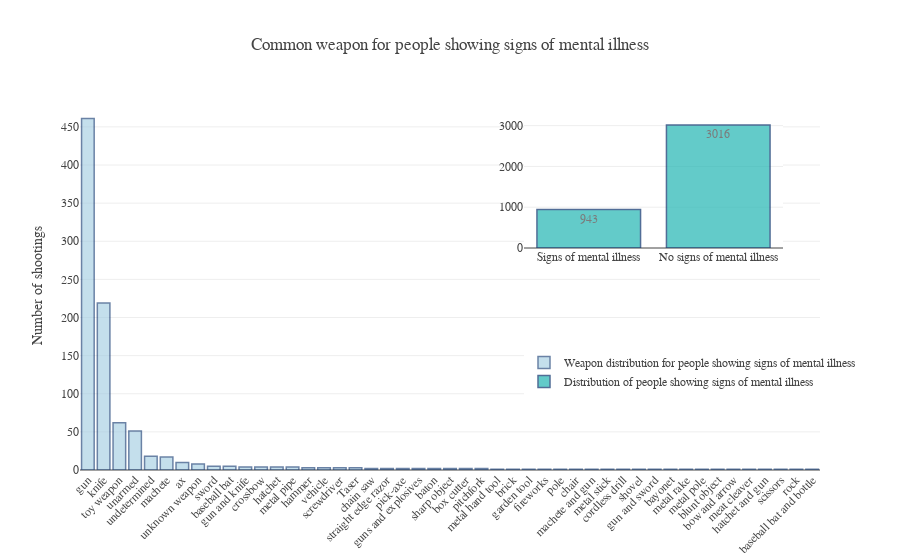

This figure's notebook cell:
### Markdown cell above
## Signs of Mental Illness & Common Weapon
---
Is someone who shows signs of mental illness more likely to have a weapon? What kind of weapon?

The dataset includes a feature that tells whether or not a person showed signs of mental illness. The next plot looks at the distribution of people showing signs of mental illness and the most common weapon ('armed' column) for people who did show signs of mental illness. 

Gun is the most common, which is also the most common weapon for the entire dataset. Same for the second most common item in plot which is knife, but the third one is different from the whole dataset: toy weapon. Toy weapon can include airsoft guns, BB guns, and replica guns and are difficult to discern from the [real thing](https://www.washingtonpost.com/investigations/in-two-years-police-killed-86-people-brandishing-guns-that-look-real--but-arent/2016/12/18/ec005c3a-b025-11e6-be1c-8cec35b1ad25_story.html?utm_term=.0cf19c6648fc).

### Code cell
ppl_with_mi = data.loc[data['signs_of_mental_illness'] == True]
ppl_with_no_mi = data.loc[data['signs_of_mental_illness'] == False]
x = ppl_with_mi['armed'].value_counts().index
y = []
for weapon in x:
    y.append(len(ppl_with_mi.loc[ppl_with_mi['armed'] == weapon]))

# Create trace for 'armed' distribution
trace_data_mi = go.Bar(x = x,
                       y = y,
                       marker = dict(
                           color = 'rgb(158,202,225)',
                           line = dict(
                               color = 'rgb(8,48,107)',
                               width = 1.5),
                       ),
                       opacity = 0.6,
                       name = 'Weapon distribution for people showing signs of mental illness'
                      )

# Create trace for mental illness distribution
trace_total_mi = go.Bar(x = ['Signs of mental illness', 'No signs of mental illness'],
                        y = [len(ppl_with_mi), len(ppl_with_no_mi)],
                        text = [len(ppl_with_mi), len(ppl_with_no_mi)],
                        textposition = 'auto',
                        marker = dict(
                            color = 'rgb(33, 181, 179)',
                            line = dict(
                                color = 'rgb(8,48,107)',
                                width = 1.5)
                        ),
                        opacity = 0.7,
                        xaxis='x2',
                        yaxis='y2',
                        name = 'Distribution of people showing signs of mental illness'
                       )

# Create layout
layout = go.Layout(font = dict(family = "Overpass"),
                   title = "Common weapon for people showing signs of mental illness",
                   legend=dict(x=.6, y=0.2),
                   xaxis=dict(tickangle=-45),
                   yaxis = dict(title = "Number of shootings"),
                   margin = dict(b = 90),
                   xaxis2=dict(
                       domain=[0.6, 0.95],
                       anchor='y2'
                   ),
                   yaxis2=dict(
                       domain=[0.6, 0.95],
                       anchor='x2',
                   )
                  )

fig = go.FigureWidget(data=[trace_data_mi, trace_total_mi], layout=layout)
plotly.offline.iplot(fig , validate=False, show_link=False, image='png', filename='mental-illness-armed')

### Figure 1 — Plotly figure (JSON) as saved in the notebook; plotly's stock layout.template omitted (floating-point values rounded to 4 significant figures)
{"data": [{"marker": {"color": "rgb(158,202,225)", "line": {"color": "rgb(8,48,107)", "width": 1.5}}, "name": "Weapon distribution for people showing signs of mental illness", "opacity": 0.6, "type": "bar", "uid": "efb1c343-0f2a-46a8-8973-d5bdf0e91a27", "x": ["gun", "knife", "toy weapon", "unarmed", "undetermined", "machete", "ax", "unknown weapon", "sword", "baseball bat", "gun and knife", "crossbow", "hatchet", "metal pipe", "hammer", "vehicle", "screwdriver", "Taser", "chain saw", "straight edge razor", "pick-axe", "guns and explosives", "baton", "sharp object", "box cutter", "pitchfork", "metal hand tool", "brick", "garden tool", "fireworks", "pole", "chair", "machete and gun", "metal stick", "cordless drill", "shovel", "gun and sword", "bayonet", "metal rake", "metal pole", "blunt object", "bow and arrow", "meat cleaver", "hatchet and gun", "scissors", "rock", "baseball bat and bottle"], "y": [461, 219, 62, 51, 18, 17, 10, 8, 5, 5, 4, 4, 4, 4, 3, 3, 3, 3, 2, 2, 2, 2, 2, 2, 2, 2, 1, 1, 1, 1, 1, 1, 1, 1, 1, 1, 1, 1, 1, 1, 1, 1, 1, 1, 1, 1, 1]}, {"marker": {"color": "rgb(33, 181, 179)", "line": {"color": "rgb(8,48,107)", "width": 1.5}}, "name": "Distribution of people showing signs of mental illness", "opacity": 0.7, "text": ["943", "3016"], "textposition": "auto", "type": "bar", "uid": "48a07b5f-612c-4a1a-8b09-b461b76c05a9", "x": ["Signs of mental illness", "No signs of mental illness"], "xaxis": "x2", "y": [943, 3016], "yaxis": "y2"}], "layout": {"font": {"family": "Overpass"}, "legend": {"x": 0.6, "y": 0.2}, "margin": {"b": 90}, "title": "Common weapon for people showing signs of mental illness", "xaxis": {"tickangle": -45}, "xaxis2": {"anchor": "y2", "domain": [0.6, 0.95]}, "yaxis": {"title": "Number of shootings"}, "yaxis2": {"anchor": "x2", "domain": [0.6, 0.95]}}}
